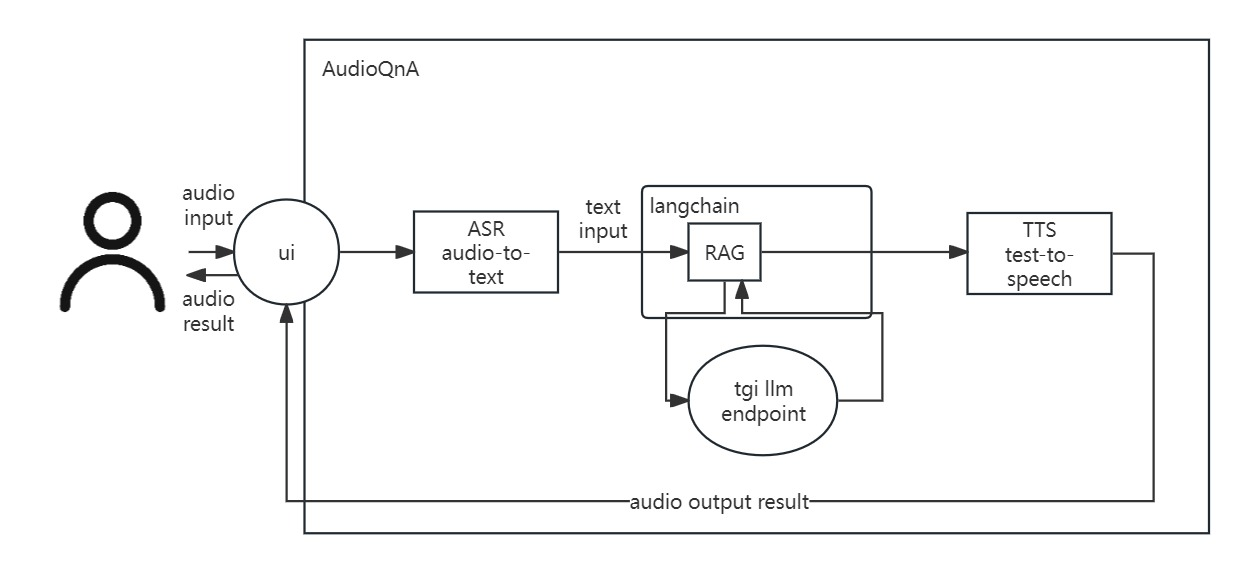
#> input picture AudioQnA/assets/img/audioqna.jpg, 1246 x 570 px
$ python -i randaugment.py   (imports and definitions only)
#> lines starting #> are read from the running program, lines starting #| are printed output that depends on the picture
#> further down, picture is the input picture: shape (570, 1246, 3); mean B, G, R 247.1, 247.1, 247
"""
 Copyright (c) 2022, salesforce.com, inc.
 All rights reserved.
 SPDX-License-Identifier: BSD-3-Clause
 For full license text, see the LICENSE_Lavis file in the repo root or https://opensource.org/licenses/BSD-3-Clause
"""

import cv2
import numpy as np

import torch


## aug functions
def identity_func(img):
    return img


# [31 lines left out: function autocontrast_func, not called in this run]


def equalize_func(img):
    """
    same output as PIL.ImageOps.equalize
    PIL's implementation is different from cv2.equalize
    """
    n_bins = 256

    def tune_channel(ch):
        hist = cv2.calcHist([ch], [0], None, [n_bins], [0, n_bins])
#> hist = 256 values, max 642695 at index 255, min 0 at index 0, mean 2774.3
        non_zero_hist = hist[hist != 0].reshape(-1)
#> non_zero_hist = 247 values, max 642695 at index 246, min 1 at index 0, mean 2875.4
        step = np.sum(non_zero_hist[:-1]) // (n_bins - 1)
#> step = 264
        if step == 0:
            return ch
        n = np.empty_like(hist)
        n[0] = step // 2
        n[1:] = hist[:-1]
        table = (np.cumsum(n) // step).clip(0, 255).astype(np.uint8)
#> table = 256 values from 0 to 255
        return table[ch]
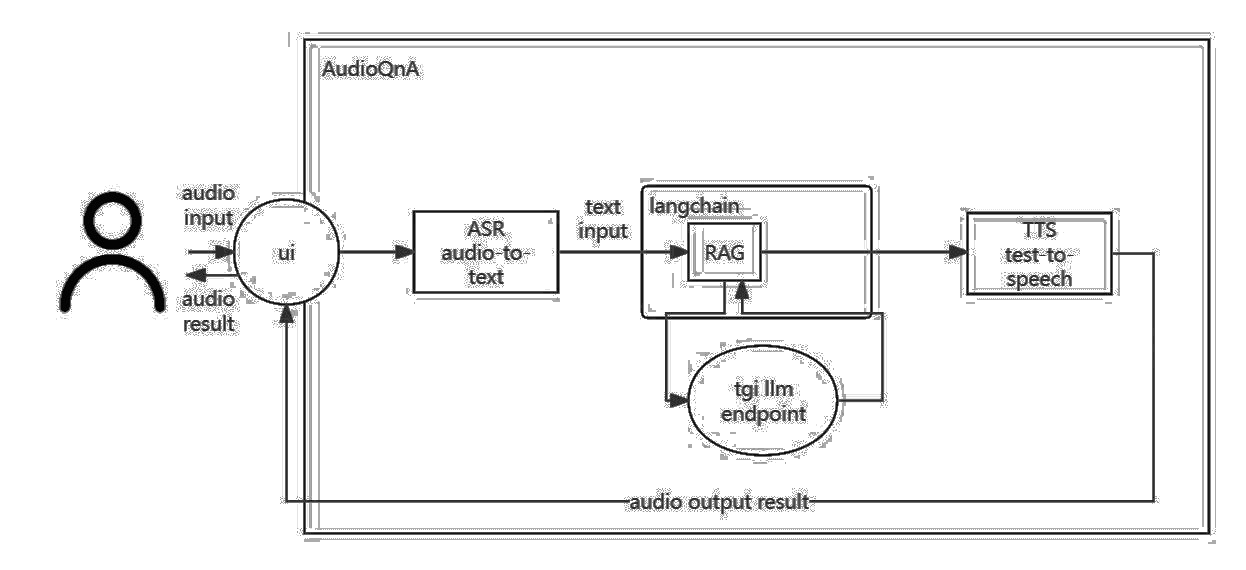
#> returned value: shape (570, 1246); min 0, max 255, mean 242

    channels = [tune_channel(ch) for ch in cv2.split(img)]
#> in tune_channel (call 2), `hist = cv2.calcHist([ch], [0], None, [n_bins], [0, n_bins])`: hist = 256 values, max 650157 at index 255, min 0 at index 0, mean 2774.3
#> in tune_channel (call 2), `non_zero_hist = hist[hist != 0].reshape(-1)`: non_zero_hist = 247 values, max 650157 at index 246, min 1 at index 0, mean 2875.4
#> in tune_channel (call 2), `step = np.sum(non_zero_hist[:-1]) // (n_bins - 1)`: step = 235
#> in tune_channel (call 2), `return table[ch]`:
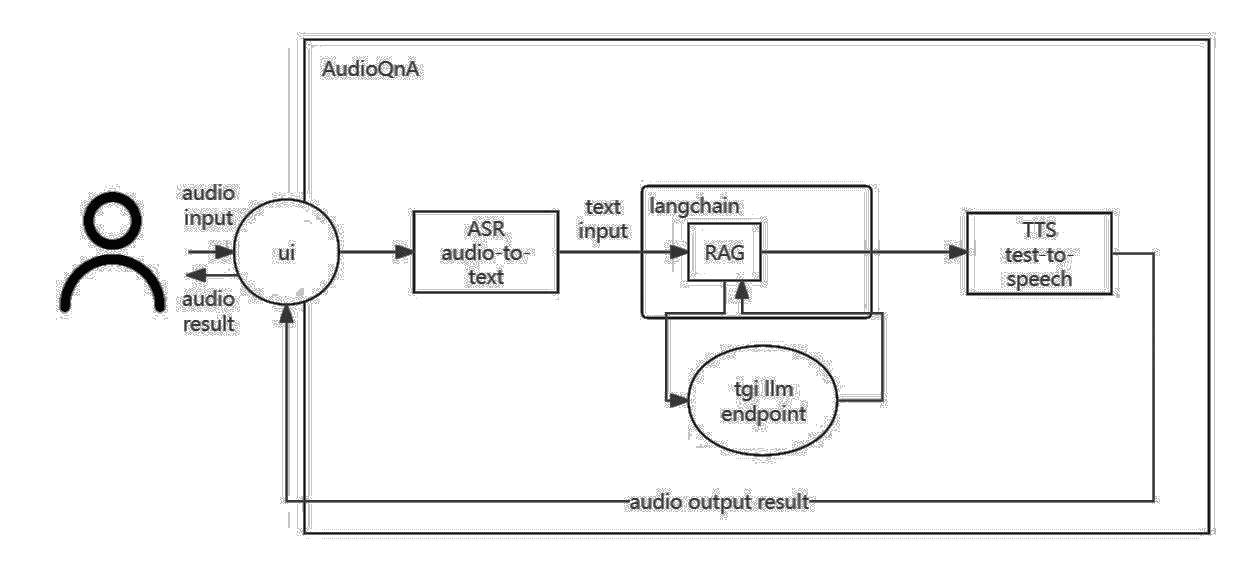
#> returned value: shape (570, 1246); min 0, max 255, mean 243.5
#> in tune_channel (call 3), `hist = cv2.calcHist([ch], [0], None, [n_bins], [0, n_bins])`: hist = 256 values, max 633754 at index 255, min 0 at index 0, mean 2774.3
#> in tune_channel (call 3), `non_zero_hist = hist[hist != 0].reshape(-1)`: non_zero_hist = 247 values, max 633754 at index 246, min 1 at index 0, mean 2875.4
#> in tune_channel (call 3), `step = np.sum(non_zero_hist[:-1]) // (n_bins - 1)`: step = 299
#> in tune_channel (call 3), `return table[ch]`:
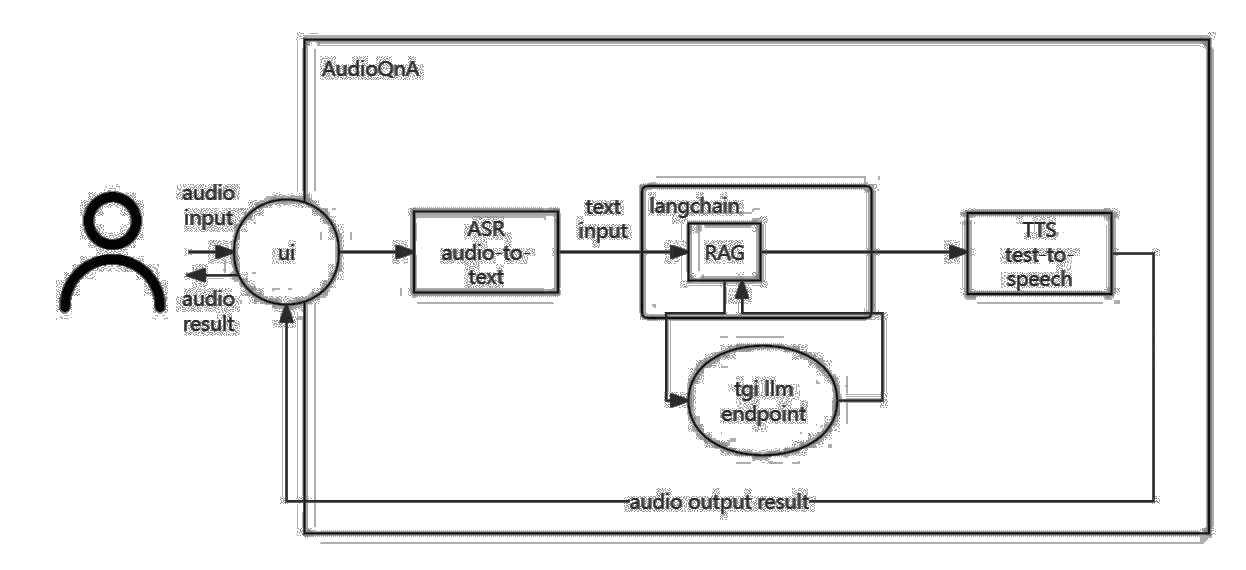
#> returned value: shape (570, 1246); min 0, max 255, mean 239.7
#> channels = 3 items
    out = cv2.merge(channels)
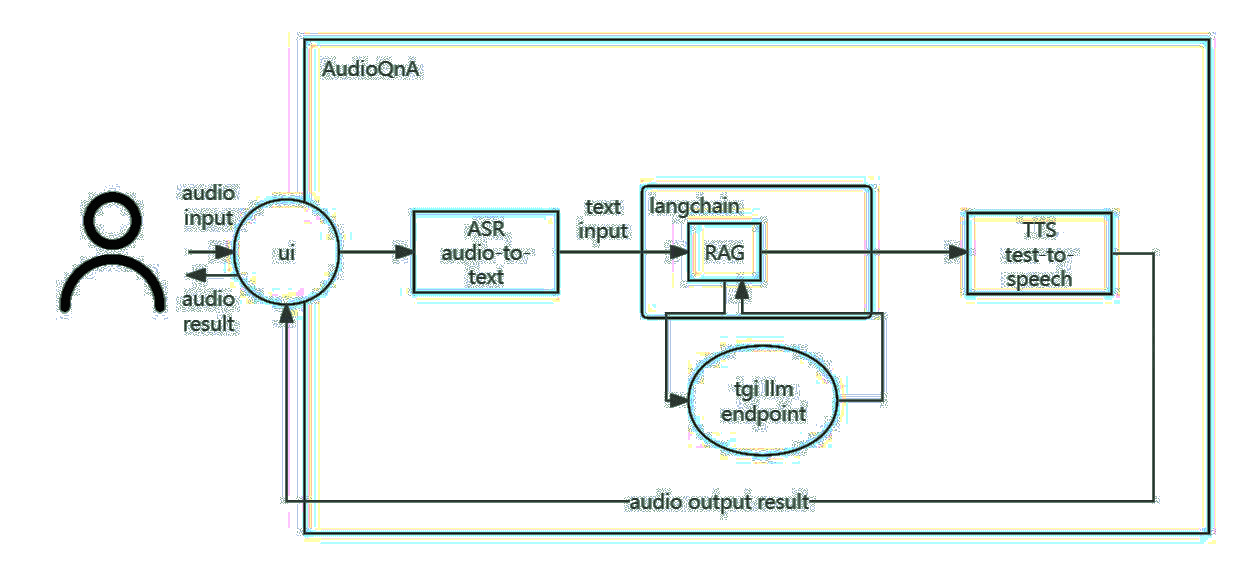
#> out: shape (570, 1246, 3); mean of channels 0, 1, 2 242, 243.5, 239.7; drawn as B, G, R
    return out


# [160 lines left out: functions rotate_func, add_gaussian_noise, solarize_func, color_func, contrast_func, brightness_func and 7 more, not called in this run]


### level to args
def enhance_level_to_args(MAX_LEVEL):
    def level_to_args(level):
        return ((level / MAX_LEVEL) * 1.8 + 0.1,)

    return level_to_args


def shear_level_to_args(MAX_LEVEL, replace_value):
    # [5 lines left out: function level_to_args, not called in this run]

    return level_to_args


def translate_level_to_args(translate_const, MAX_LEVEL, replace_value):
    # [5 lines left out: function level_to_args, not called in this run]

    return level_to_args


# [6 lines left out: function cutout_level_to_args, not called in this run]


def solarize_level_to_args(MAX_LEVEL):
    def level_to_args(level):
        level = int((level / MAX_LEVEL) * 256)
        return (level,)

    return level_to_args


def none_level_to_args(level):
    return ()


def posterize_level_to_args(MAX_LEVEL):
    def level_to_args(level):
        level = int((level / MAX_LEVEL) * 4)
        return (level,)

    return level_to_args


def rotate_level_to_args(MAX_LEVEL, replace_value):
    # [5 lines left out: function level_to_args, not called in this run]

    return level_to_args


def gaussian_noise_level_to_args(MAX_LEVEL, mean_range=(0, 50), std_range=(10, 30)):
    """
    Convert noise level to arguments for adding Gaussian noise.

    Parameters:
        MAX_LEVEL (float): Maximum noise level.
        mean_range (tuple): Range of mean values for Gaussian noise.
        std_range (tuple): Range of standard deviation values for Gaussian noise.

    Returns:
        function: Function mapping noise level to Gaussian noise arguments.
    """
    # [4 lines left out: function level_to_args, not called in this run]

    return level_to_args

func_dict = {
    "Identity": identity_func,
    "AutoContrast": autocontrast_func,
    "Equalize": equalize_func,
    "Rotate": rotate_func,
    "AddGaussian": add_gaussian_noise,
    "Solarize": solarize_func,
    "Color": color_func,
    "Contrast": contrast_func,
    "Brightness": brightness_func,
    "Sharpness": sharpness_func,
    "ShearX": shear_x_func,
    "TranslateX": translate_x_func,
    "TranslateY": translate_y_func,
    "Posterize": posterize_func,
    "ShearY": shear_y_func,
}

translate_const = 10
MAX_LEVEL = 10
replace_value = (128, 128, 128)
arg_dict = {
    "Identity": none_level_to_args,
    "AutoContrast": none_level_to_args,
    "Equalize": none_level_to_args,
    "Rotate": rotate_level_to_args(MAX_LEVEL, replace_value),
    "AddGaussian": gaussian_noise_level_to_args(MAX_LEVEL),
    "Solarize": solarize_level_to_args(MAX_LEVEL),
    "Color": enhance_level_to_args(MAX_LEVEL),
    "Contrast": enhance_level_to_args(MAX_LEVEL),
    "Brightness": enhance_level_to_args(MAX_LEVEL),
    "Sharpness": enhance_level_to_args(MAX_LEVEL),
    "ShearX": shear_level_to_args(MAX_LEVEL, replace_value),
    "TranslateX": translate_level_to_args(translate_const, MAX_LEVEL, replace_value),
    "TranslateY": translate_level_to_args(translate_const, MAX_LEVEL, replace_value),
    "Posterize": posterize_level_to_args(MAX_LEVEL),
    "ShearY": shear_level_to_args(MAX_LEVEL, replace_value),
}


class RandomAugment(object):
    # [8 lines left out: function __init__, not called in this run]

    def get_random_ops(self):
        sampled_ops = np.random.choice(self.augs, self.N)
        return [(op, 0.5, self.M) for op in sampled_ops]

    # [10 lines left out: function __call__, not called in this run]


class VideoRandomAugment(object):
    # [9 lines left out: function __init__, not called in this run]

    def get_random_ops(self):
        sampled_ops = np.random.choice(self.augs, self.N, replace=False)
        return [(op, self.M) for op in sampled_ops]

    # [26 lines left out: functions __call__, _aug, not called in this run]


# [4 lines not run here, left out]

>>> import cv2
>>> picture = cv2.imread('../../../../AudioQnA/assets/img/audioqna.jpg')
>>> result = equalize_func(picture)

$ run again, on AudioQnA/assets/img/audio_ui.png
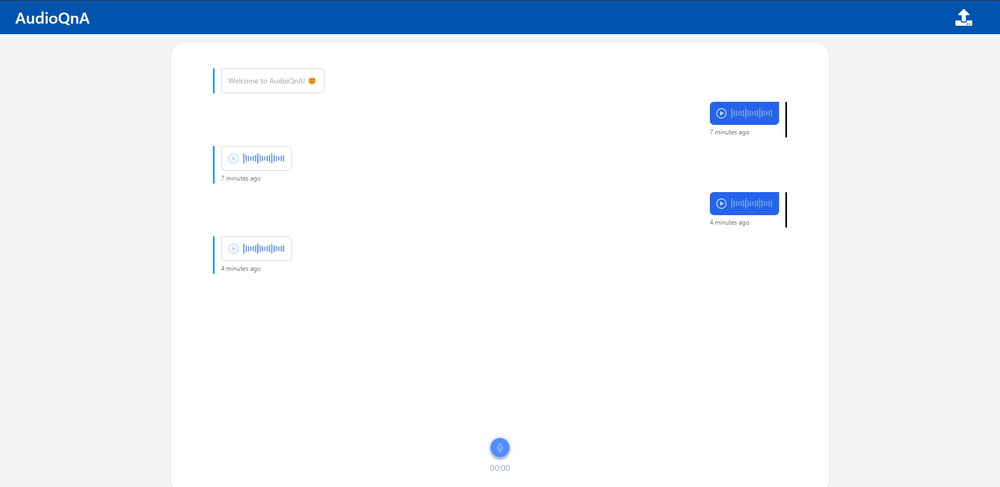
#> input picture AudioQnA/assets/img/audio_ui.png, 1000 x 487 px, shrunk from 1906 x 928 before the run
#> picture is the input picture: shape (487, 1000, 3); mean B, G, R 245.9, 238.2, 231.6
#> hist = 256 values, max 283362 at index 255, min 0 at index 4, mean 1902.3
#> non_zero_hist = 148 values, max 283362 at index 147, min 1 at index 1, mean 3290.5
#> step = 798
#> table = 256 values from 0 to 255
#> in tune_channel, `return table[ch]`:
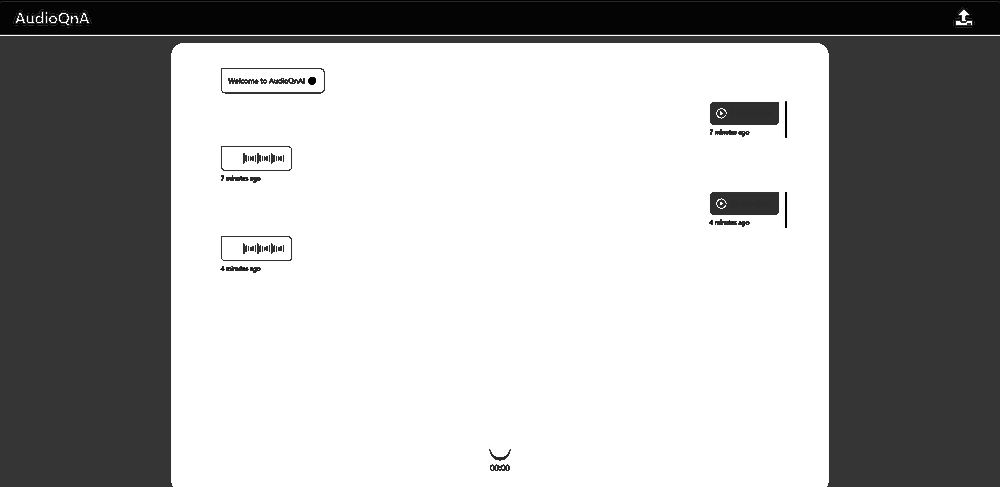
#> returned value: shape (487, 1000); min 0, max 255, mean 169
#> channels = 3 items
